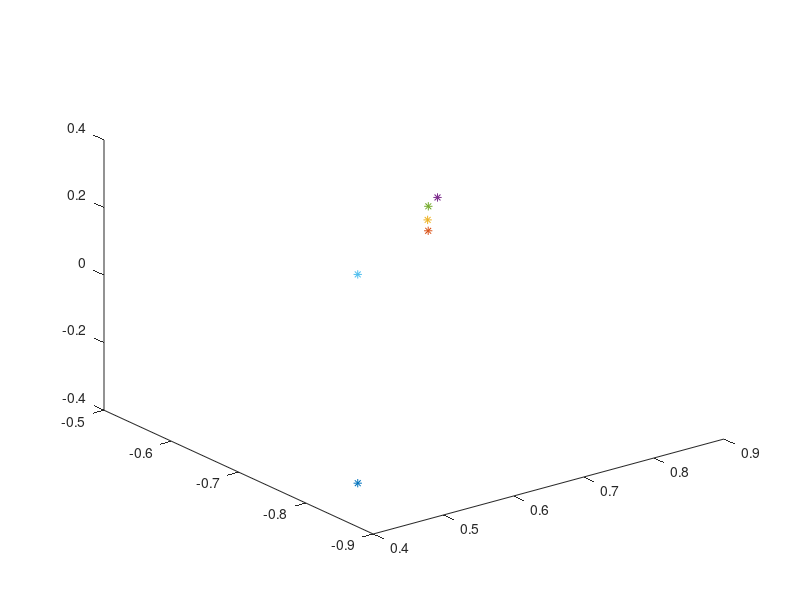

Write MATLAB code to recreate this figure.
x = zeros(12,3);
figure
x(1,:) = [0.42532299999999995, -0.85065399999999991, -0.30901099999999992];
x(2,:) = [0.80104260637856251, -0.56363098685638091, -0.036039763212493969];
x(3,:) = [0.79803396621366829, -0.56592937360791729, 0];
x(4,:) = [0.85064799999999996, -0.52573599999999998, 0]; 
x(5,:) = [0.8017369407281435, -0.5631005648774301, 0.035535309085183313];
x(6,:) = [0.42532300000000001, -0.85065400000000002, 0.30901099999999998];

% i = 1; j = 2;
% plot3(x([i,j],1),x([i,j],2),x([i,j],3)); hold on
% i = i + 3; j = j + 3;
%  plot3(x([i,j],1),x([i,j],2),x([i,j],3)); hold on
%  i = i + 3; j = j + 3;
%   plot3(x([i,j],1),x([i,j],2),x([i,j],3)); hold on
%   
%   i = 1; j = 3;
% plot3(x([i,j],1),x([i,j],2),x([i,j],3));hold on
% i = i + 3; j = j + 3;
%  plot3(x([i,j],1),x([i,j],2),x([i,j],3));hold on
%  i = i + 3; j = j + 3;
%   plot3(x([i,j],1),x([i,j],2),x([i,j],3));hold on
%   
%   i = 2; j = 3;
% plot3(x([i,j],1),x([i,j],2),x([i,j],3));hold on
% i = i + 3; j = j + 3;
%  plot3(x([i,j],1),x([i,j],2),x([i,j],3));hold on
%  i = i + 3; j = j + 3;
%   plot3(x([i,j],1),x([i,j],2),x([i,j],3));hold on
 

% x(1,:) = [-0.15079799999999999, 0.121309, 0.58190];
% x(2,:) = [-0.29410900000000006, 0.18374200000000002, 0.65560700000000005];
% x(3,:) = [-0.15356232692034355, 0.15857618346280089, 0.7092203497810069];
% x(4,:) = [-0.16987350347809743, 0.17272257025149074, 0.74218799999999996];
% x(5,:) = [-0.20138613318022361, 0.18404617749559873, 0.75];
% x(6,:) = [-0.15459788870512725, 0.17253707598118742, 0.7569162471534967];
% x(7,:) = [-0.1946872118480597, 0.1845316822279105, 0.7584377881519403];
% x(8,:) = [-0.16523550226040265, 0.17851449773959729, 0.76707636597281015];
% x(9,:) = [-0.21895331071605661, 0.19611210680428387, 0.77444041752034032];
% x(10,:) = [-0.18014044312464594, 0.18568822750141611, 0.77711754293185686];b
% x(11,:) =[-0.23436490141470917, 0.20338117502155145, 0.78430445303211016];
% x(12,:) =[-0.15873000000000001, 0.228244, 0.94723299999999999];



for i = 1:6
    plot3(x(i,1),x(i,2),x(i,3),'*');hold on;
end